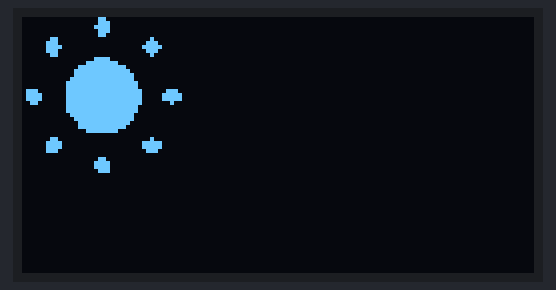
The sketch below on a simulated Arduino Uno, built with avr-gcc and run on an emulated ATmega328P. On the bench: 128×64 one-colour display.

Above: at 0.1 s.

The sketch:

ch3_1_3.ino
```cpp
//Generated Date: Wed, 03 Jul 2024 05:09:18 GMT

#include <U8g2lib.h>
#include <Wire.h>
U8G2_SSD1306_128X64_NONAME_F_HW_I2C u8g2(U8G2_R0, /* reset=*/ U8X8_PIN_NONE);

static const unsigned char PROGMEM logo[] = {
0x00,0x00,0x18,0x00,0x00,0x00,0x00,0x38,0x00,0x00,0x00,0x00,0x3C,0x00,0x00,0x00,0x00,0x38,0x00,0x00,0x00,0x00,0x18,0x00,0x00,0x80,0x01,0x00,0x00,0x01,0xC0,0x01,0x00,0x80,0x03,0xC0,0x03,0x00,0xC0,0x07,0xC0,0x01,0x00,0x80,0x03,0x80,0x01,0x00,0x00,0x01,0x00,0x00,0x3C,0x00,0x00,0x00,0x00,0xFF,0x00,0x00,0x00,0xC0,0xFF,0x03,0x00,0x00,0xE0,0xFF,0x07,0x00,0x00,0xE0,0xFF,0x0F,0x00,0x00,0xF0,0xFF,0x0F,0x00,0x00,0xF8,0xFF,0x1F,0x00,0x00,0xF8,0xFF,0x1F,0x00,0x0E,0xF8,0xFF,0x3F,0x70,0x1E,0xF8,0xFF,0x3F,0xF8,0x1E,0xF8,0xFF,0x3F,0xF8,0x0C,0xF8,0xFF,0x3F,0x20,0x00,0xF8,0xFF,0x1F,0x00,0x00,0xF8,0xFF,0x1F,0x00,0x00,0xF0,0xFF,0x0F,0x00,0x00,0xE0,0xFF,0x0F,0x00,0x00,0xC0,0xFF,0x07,0x00,0x00,0xC0,0xFF,0x03,0x00,0x00,0x00,0xFF,0x00,0x00,0x00,0x00,0x00,0x00,0x00,0x80,0x01,0x00,0x00,0x01,0xC0,0x03,0x00,0xC0,0x07,0xC0,0x03,0x00,0xC0,0x07,0xC0,0x01,0x00,0x80,0x03,0x00,0x00,0x00,0x00,0x00,0x00,0x00,0x18,0x00,0x00,0x00,0x00,0x3C,0x00,0x00,0x00,0x00,0x3C,0x00,0x00,0x00,0x00,0x38,0x00,0x00,0x00,0x00,0x00,0x00,0x00,
};

void setup()
{
  u8g2.begin();
  u8g2.setFont(u8g2_font_10x20_me);
  u8g2.disableUTF8Print();
  u8g2.firstPage();
  do {
    u8g2.drawXBMP(0, 0, 40, 40, logo);
  } while ( u8g2.nextPage() );
}

void loop()
{

}
```
